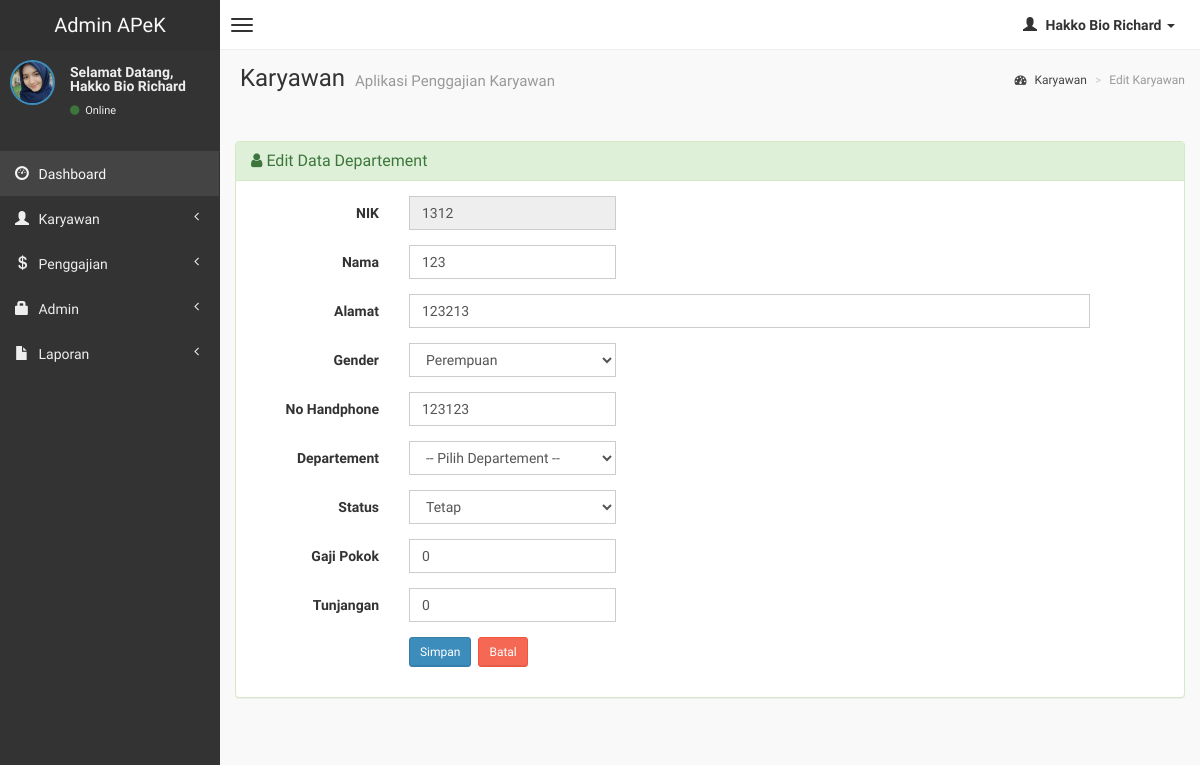
Before: /admin/edit-karyawan.php?hal=edit&kd=1312 (signed in) with the older database file.
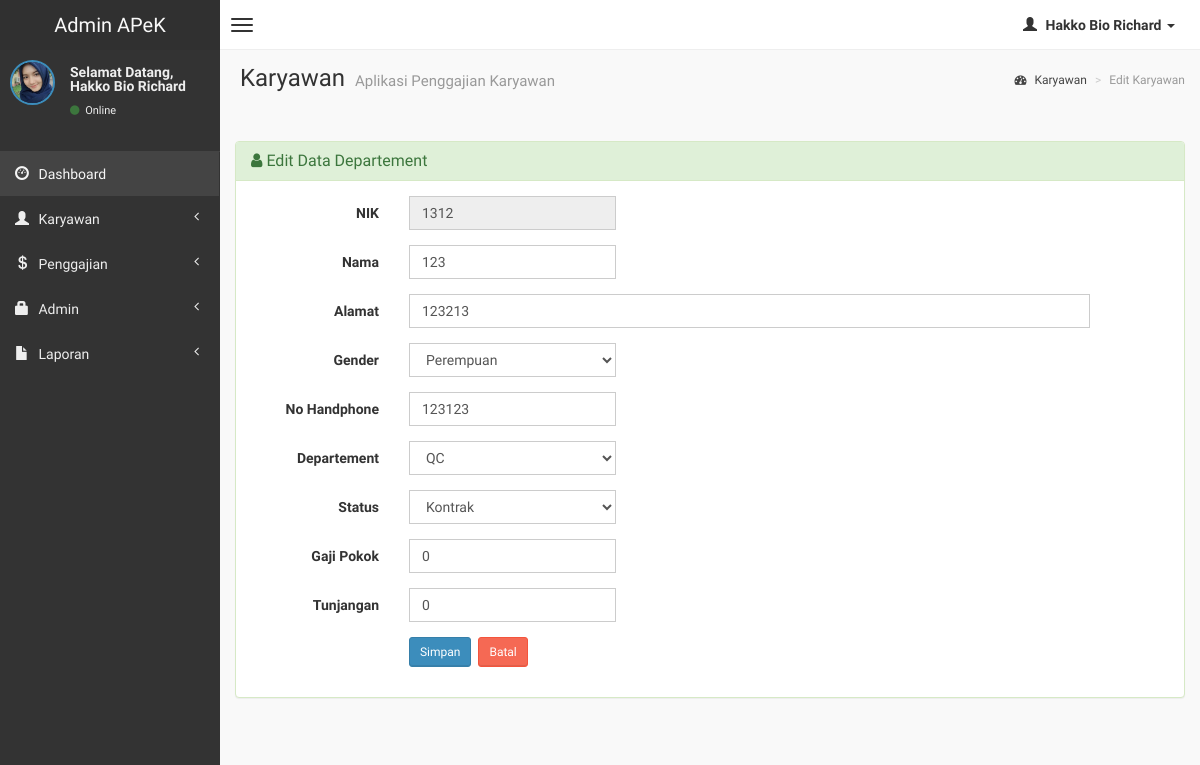
After: the same page with the newer database file.
### tables this page shows
CREATE TABLE `karyawan` (
  `nik` varchar(10) NOT NULL,
  `departemen` varchar(20) NOT NULL,
  `nama` varchar(50) NOT NULL,
  `alamat` varchar(150) NOT NULL,
  `gender` tinyint(1) NOT NULL,
  `no_hp` varchar(15) NOT NULL,
  `status` enum('tetap','kontrak','magang','outsource') NOT NULL,
  `gaji_pokok` int(225) NOT NULL,
  `tunjangan` int(225) NOT NULL,
  `tunjangan_konsumsi` int(20) NOT NULL
);

### admin/edit-karyawan.php (the view, shortened to what the changed rows need)
<?php
if (empty($_SESSION['username'])){
	header('location:../index.php');
} else {
?>
<!DOCTYPE html>
<html>
    <head>
        <link href="../dist/css/bootstrap.css" rel="stylesheet" type="text/css" />
        <link href="//cdnjs.cloudflare.com/ajax/libs/font-awesome/4.1.0/css/font-awesome.min.css" rel="stylesheet" type="text/css" />
        <link href="//code.ionicframework.com/ionicons/1.5.2/css/ionicons.min.css" rel="stylesheet" type="text/css" />
        <link href="../css/morris/morris.css" rel="stylesheet" type="text/css" />
        <link href="../css/jvectormap/jquery-jvectormap-1.2.2.css" rel="stylesheet" type="text/css" />
        <link href="../css/datepicker/datepicker3.css" rel="stylesheet" type="text/css" />
        <link href="../css/daterangepicker/daterangepicker-bs3.css" rel="stylesheet" type="text/css" />
        <link href="../css/bootstrap-wysihtml5/bootstrap3-wysihtml5.min.css" rel="stylesheet" type="text/css" />
        <link href="../css/AdminLTE.css" rel="stylesheet" type="text/css" />
        <link rel="stylesheet" href="datatables/dataTables.bootstrap.css"/>
    </head>
    <body class="skin-black">
<?php } ?>
        <div class="wrapper row-offcanvas row-offcanvas-left">
            <aside class="right-side">
                <section class="content-header">
                    <h1>
                        Karyawan
                        <small>Aplikasi Penggajian Karyawan</small>
                    </h1>
                </section>
                <section class="content">
                <?php
            $kd = $_GET['kd'];
			$sql = mysqli_query($koneksi, "SELECT * FROM karyawan WHERE nik='$kd'");
			if(mysqli_num_rows($sql) == 0){
				header("Location: karyawan.php");
			}else{
				$row = mysqli_fetch_assoc($sql);
			}
			?>
                    <br />
                    <div class="row">
                        <div class="col-lg-12">
                        <div class="panel panel-success">
                        <div class="panel-body">
                  <div class="form-panel">
                      <form class="form-horizontal style-form" action="update-karyawan.php" method="post" enctype="multipart/form-data" name="form1" id="form1">
                          <div class="form-group">
                              <div class="col-sm-3">
                                  <input name="nik" type="text" id="nik" value="<?php echo $row['nik']; ?>" class="form-control" readonly="readonly" />
                              </div>
                          </div>
                          <div class="form-group">
                              <div class="col-sm-3">
                            <input name="nama" type="text" id="nama" value="<?php echo $row['nama']; ?>" class="form-control" autofocus="on" />
                            </div>
                          </div>
                          <div class="form-group">
                              <div class="col-sm-9">
                            <input name="alamat" type="text" id="alamat" value="<?php echo $row['alamat']; ?>" class="form-control" />
                              </div>
                          </div>
                          <div class="form-group">
                              <div class="col-sm-3">
                                <select name="gender" id="gender" placeholder="Gender" class="form-control" required>
                                  <option value="1"<?=$row['gender'] == '1' ? ' selected="selected"' : '';?>>Perempuan</option>
                                </select>
                              </div>
                          </div>
                          <div class="form-group">
                              <div class="col-sm-3">
                            <input name="no_hp" type="text" id="no_hp" value="<?php echo $row['no_hp']; ?>" class="form-control" />
                              </div>
                          </div>
                          <div class="form-group">
                                <div class="col-sm-3">
                                  <select name="departemen" class="form-control" required>
                                    <option value=""> -- Pilih Departement -- </option>
                                    <option value="QC"<?=$row['departemen'] == 'QC' ? ' selected="selected"' : '';?>>QC</option>
                                  </select>
                                </div>
                          </div>
                          <div class="form-group">
                                <div class="col-sm-3">
                                  <select name="status" class="form-control" required>
                                    <option value="tetap"<?=$row['status'] == 'tetap' ? ' selected="selected"' : '';?>>Tetap</option>
                                    <option value="kontrak"<?=$row['status'] == 'kontrak' ? ' selected="selected"' : '';?>>Kontrak</option>
                                  </select>
                                </div>
                          </div>
                          <div class="form-group">
                                <div class="col-sm-3">
                                  <input name="gaji_pokok" type="text" id="gaji_pokok" value="<?php echo $row['gaji_pokok']; ?>" class="form-control" />
                                </div>
                          </div>
                          <div class="form-group">
                                <div class="col-sm-3">
                                  <input name="tunjangan" type="text" id="tunjangan" value="<?php echo $row['tunjangan']; ?>" class="form-control" />
                                </div>
                          </div>
                      </form>
                  </div>
                  </div>
                  </div>
          		</div>
                    </div>
                </section>
            </aside>
        </div>
    </body>
</html>

Changed rows visible on the page:
changed karyawan "Perempuan": departemen (not shown) → "QC"; status "Tetap" → "Kontrak"
Other visible differences:
form field departemen: "-- Pilih Departement --" → (not shown)
